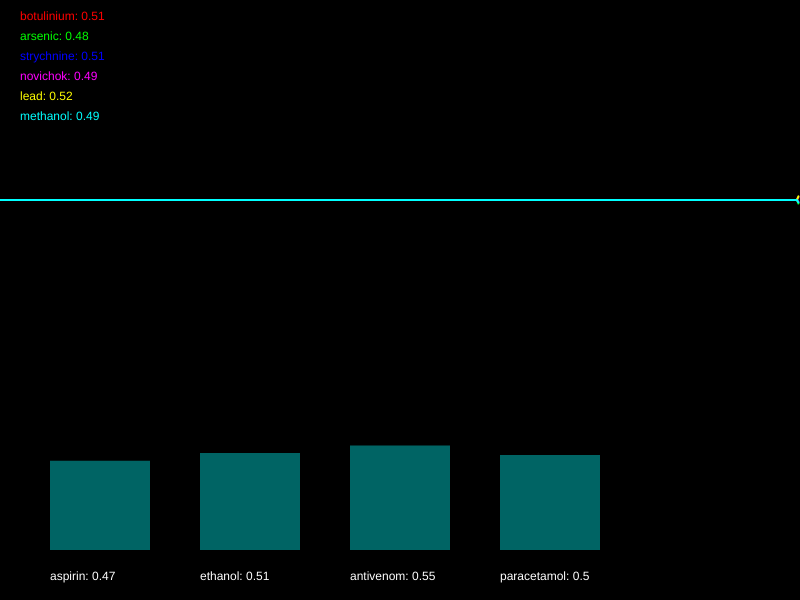
Frame 1 (no input)
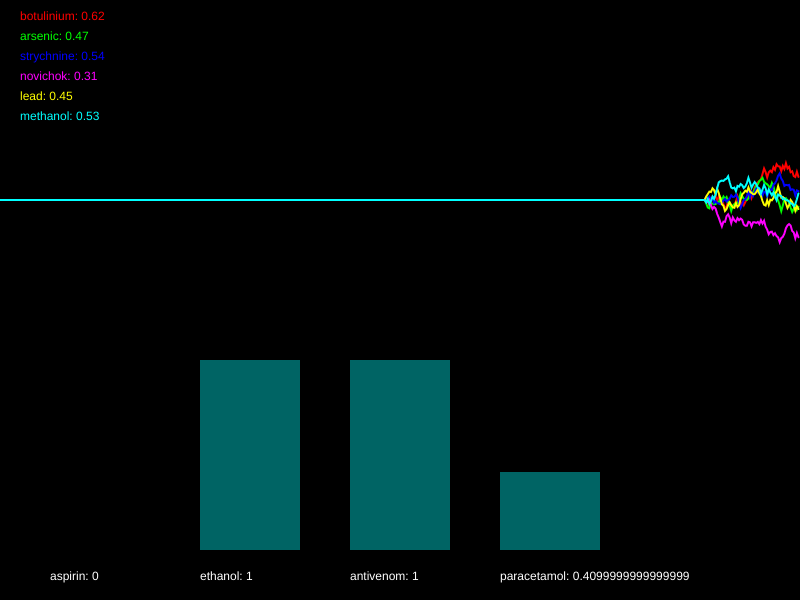
Frame 60 (no input)
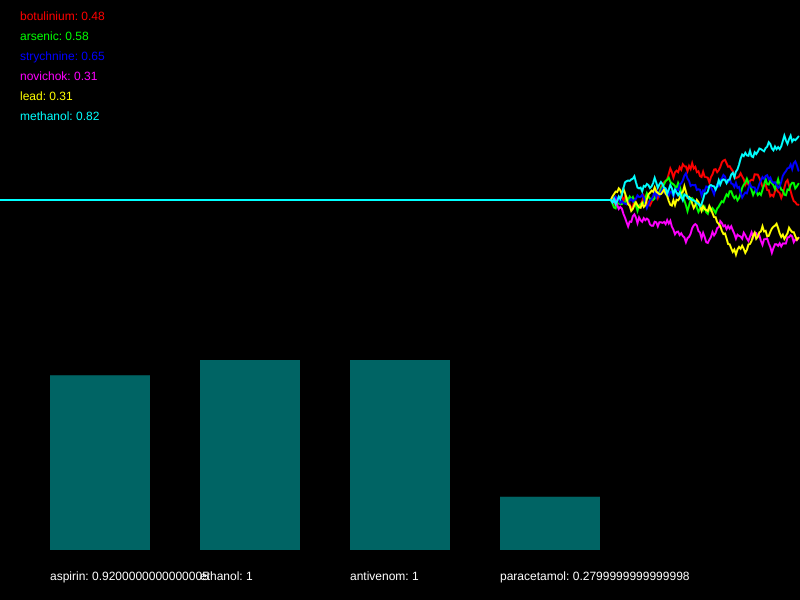
Frame 120 (the mouse pressed at the canvas centre since frame 60)

The p5.js sketch that drew these frames (run headless with seeded random() and noise() and a simulated clock; from frame 60 on, the mouse is pressed at the canvas centre):

// p5.js sketch
// ── sketch.js
/*

Officer: 1061178
CaseNum: 401-2-25458826-1061178

Case 401 - The Case of Norbert's Weiner Stand
Stage 3 - Bilious bagel

As I suspected Norbert has struck again. Ever inventive he’s set up a bagel stand and has laced the cream cheese with an ingenious but vicious toxin. This one is quite deadly so get yourself down to the lab right away.

You must develop the antidote by using conditional statements in the draw loop to do the following.

	- When methanol dips below 0.68 and lead goes above 0.33, decrement aspirin by 0.03
	- When strychnine goes above 0.57 or botulinium goes above 0.52, increment aspirin by 0.02
	- If methanol dips below 0.53, whilst at the same time, arsenic goes above 0.74 or lead goes above 0.38, decrease ethanol by 0.04
	- If botulinium goes above 0.62 or strychnine goes above 0.48, increase ethanol by 0.05
	- When methanol dips below 0.51, arsenic goes above 0.56, and also botulinium dips below 0.62, decrease antivenom by 0.03
	- When strychnine goes above 0.33 or novichok goes above 0.61, try increasing antivenom by 0.05
	- When botulinium dips below 0.67 and methanol dips below 0.34, or on the other hand, arsenic dips below 0.45, try decreasing paracetamol by 0.03
	- When strychnine goes above 0.69, whilst at the same time, novichok dips below 0.73 or lead dips below 0.5, increase paracetamol by 0.02


Your conditional statements should consider the following poisons:

	- botulinium
	- arsenic
	- strychnine
	- novichok
	- lead
	- methanol


Your conditional statements should modify the following antidotes:

	- aspirin
	- ethanol
	- antivenom
	- paracetamol


- There are many ways to complete this task but you should only use the following commands:

	if(){}
	>
	<
	&&
	||
	+=
	-=

*/

//Declare the poison variables
var botulinium;
var arsenic;
var strychnine;
var novichok;
var lead;
var methanol;


//Declare the antidote variables
var aspirin;
var ethanol;
var antivenom;
var paracetamol;


//This variable is used for drawing the graph
var graphs;


function setup()
{

	createCanvas(800,600);
	strokeWeight(2);

	//initialise the poisons and antidotes
	botulinium = 0.5;
	arsenic = 0.5;
	strychnine = 0.5;
	novichok = 0.5;
	lead = 0.5;
	methanol = 0.5;
	aspirin = 0.5;
	ethanol = 0.5;
	antivenom = 0.5;
	paracetamol = 0.5;


	//fills the graph with empty values
	graphs = [];

	for(var i = 0; i < 6; i++)
	{
		graphs.push([]);
		for(var j = 0; j < 512; j++)
		{
			graphs[i].push(0.5);
		}
	}

}

function draw()
{

	//Develop the antidote below
	//Write conditional statements to change the amount of each substance ...

    /*
	- When methanol dips below 0.68 and lead goes above 0.33, decrement aspirin by 0.03
	- When strychnine goes above 0.57 or botulinium goes above 0.52, increment aspirin by 0.02
	- If methanol dips below 0.53, whilst at the same time, arsenic goes above 0.74 or lead goes above 0.38, decrease ethanol by 0.04
	- If botulinium goes above 0.62 or strychnine goes above 0.48, increase ethanol by 0.05
	- When methanol dips below 0.51, arsenic goes above 0.56, and also botulinium dips below 0.62, decrease antivenom by 0.03
	- When strychnine goes above 0.33 or novichok goes above 0.61, try increasing antivenom by 0.05
	- When botulinium dips below 0.67 and methanol dips below 0.34, or on the other hand, arsenic dips below 0.45, try decreasing paracetamol by 0.03
	- When strychnine goes above 0.69, whilst at the same time, novichok dips below 0.73 or lead dips below 0.5, increase paracetamol by 0.02
    */

    if (methanol < 0.68 && lead > 0.33) {
        aspirin -= 0.03;
    }

    if (strychnine > 0.57 || botulinium > 0.52) {
        aspirin += 0.02;
    }

    if (methanol < 0.53 && (arsenic > 0.74 || lead > 0.38)) {
        ethanol -= 0.04;
    }

    if (botulinium > 0.62 || strychnine > 0.48) {
        ethanol += 0.05;
    }

    if (methanol < 0.51 && arsenic > 0.56 && botulinium < 0.62) {
        antivenom -= 0.03;
    }

    if (strychnine > 0.33 || novichok > 0.61) {
        antivenom += 0.05;
    }

    if ((botulinium < 0.67 && methanol < 0.34) || arsenic < 0.45) {
        paracetamol -= 0.03;
    }

    if (strychnine > 0.69 && (novichok < 0.73 || lead < 0.5)) {
        paracetamol += 0.02;
    }


	//////////////////////////////////////////////////////

	//the code below generates new values using random numbers

	/*
		For testing, you might want to temporarily comment out
		these lines and set the same variables to constant values
		instead.
	*/

	botulinium = nextValue(graphs[0],botulinium);
	arsenic = nextValue(graphs[1],arsenic);
	strychnine = nextValue(graphs[2],strychnine);
	novichok = nextValue(graphs[3],novichok);
	lead = nextValue(graphs[4],lead);
	methanol = nextValue(graphs[5],methanol);


	aspirin = constrain(aspirin, 0, 1);
	ethanol = constrain(ethanol, 0, 1);
	antivenom = constrain(antivenom, 0, 1);
	paracetamol = constrain(paracetamol, 0, 1);


	///////// DO NOT CHANGE THE CODE BELOW ///////////

	//drawing code

	// set background
	background(0);
	noFill();

	//draw the graphs for the vitals
	var colors = [
	color(255, 0, 0),
	color(0, 255, 0),
	color(0, 0, 255),
	color(255, 0, 255),
	color(255, 255, 0),
	color(0, 255, 255)
	];

	for(var i = 0; i < graphs.length; i++)
	{
		stroke(colors[i]);
		drawGraph(graphs[i]);
	}

	//draw the poisons as text
	noStroke();
	fill(colors[0]);
	text('botulinium: ' + nf(botulinium,1,2), 20,20);
	fill(colors[1]);
	text('arsenic: ' + nf(arsenic,1,2), 20,40);
	fill(colors[2]);
	text('strychnine: ' + nf(strychnine,1,2), 20,60);
	fill(colors[3]);
	text('novichok: ' + nf(novichok,1,2), 20,80);
	fill(colors[4]);
	text('lead: ' + nf(lead,1,2), 20,100);
	fill(colors[5]);
	text('methanol: ' + nf(methanol,1,2), 20,120);


	//draw the antidotes bar chart
	drawBar(aspirin,50,'aspirin');
	drawBar(ethanol,200,'ethanol');
	drawBar(antivenom,350,'antivenom');
	drawBar(paracetamol,500,'paracetamol');


}

function nextValue(graph, val)
{
	//gets the next value for a vital and puts it in an array for drawing
	var delta = random(-0.03,0.03);

	val += delta;
	if(val > 1 || val < 0)
	{
		delta *= -1;
		val += delta * 2;
	}

	graph.push(val)
	graph.shift();
	return val;
}

function drawGraph(graph)
{
	//draws an array as a graph
	beginShape();
	for(var i = 0; i < graph.length; i++)
	{
			vertex(width * i/512, height * 0.5 - graph[i]* height/3)
	}
	endShape();
}


function drawBar(val, x, name)
{
	//draws the bars for bar chart
    noStroke();
    fill(0,100,100);
	var mh = height * 0.4 - 50;
	rect(x,(height - 50) - val*mh, 100, val*mh);
    fill(255);
	text(name + ": " + val, x, height - 20);
}
